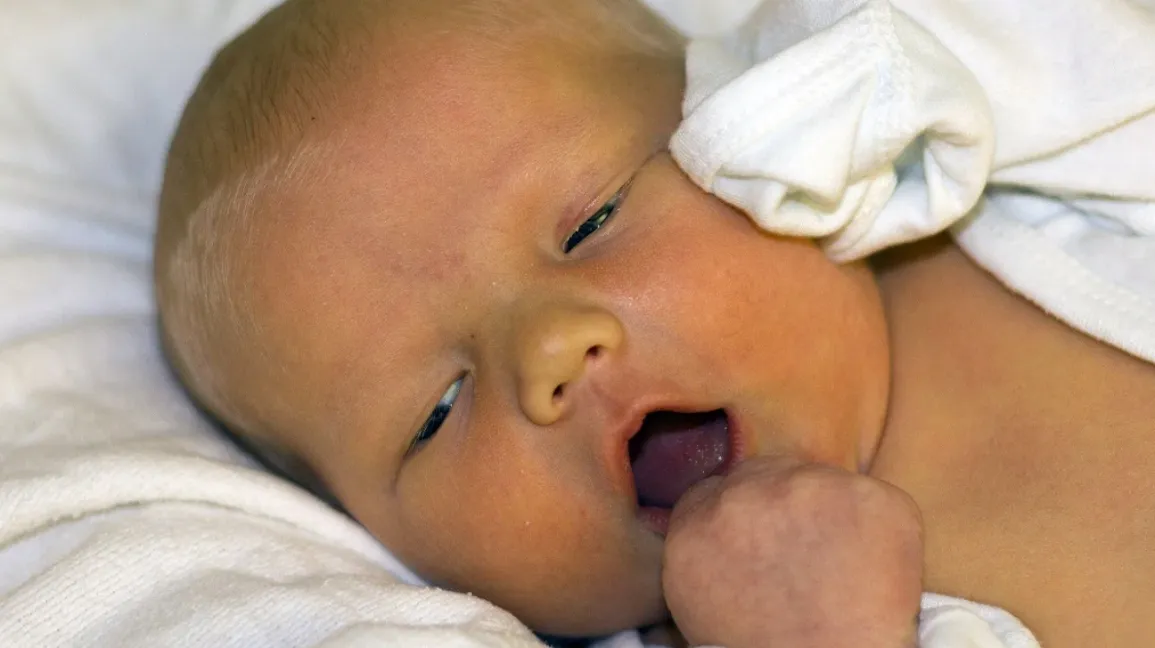
#> input picture gtest.jpg, 1155 x 648 px
$ jupyter execute --allow-errors chat.ipynb
#> lines starting #> are read from the running program, lines starting #| are printed output that depends on the picture
[cell 1]
import cv2
import numpy as np
import os
import pandas as pd
from scipy import stats

# Function to extract mode color values from an image
def extract_color_features(image_path):
    # Load the image
#> called with image_path = 'gtest.jpg'
    image = cv2.imread(image_path)
#> image is the input picture: shape (648, 1155, 3); mean B, G, R 127, 150.9, 182

    if image is None:
        raise ValueError(f"Image not found or unable to load: {image_path}")

    # Split the image into its BGR components
    blue, green, red = cv2.split(image)
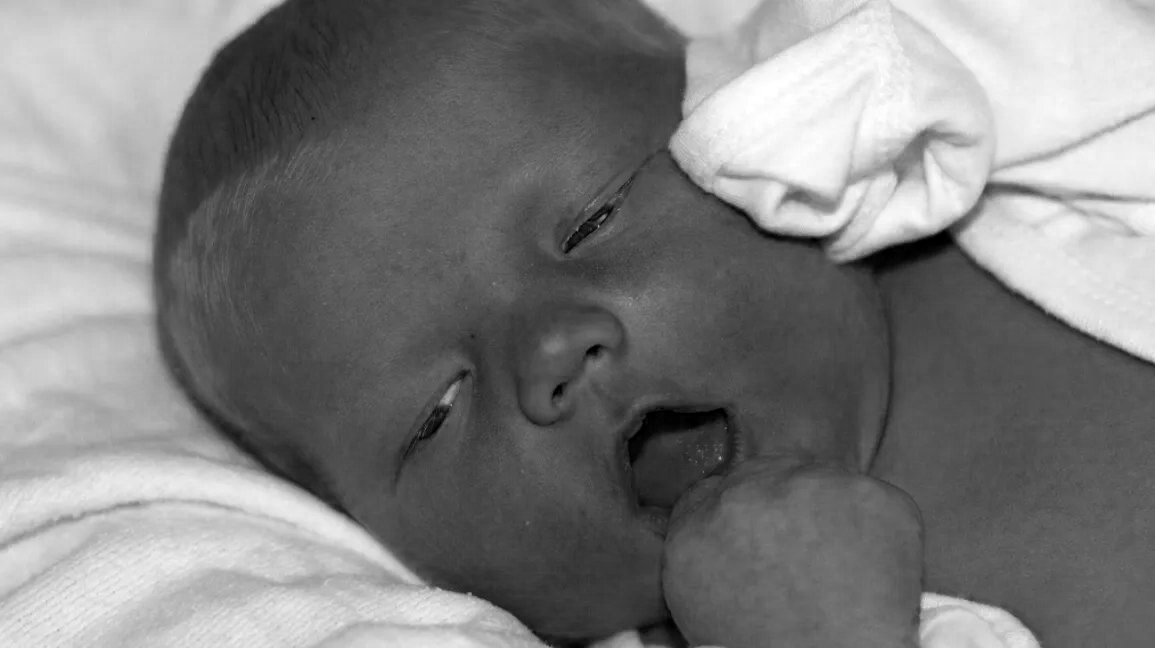
#> blue: shape (648, 1155); min 0, max 255, mean 127
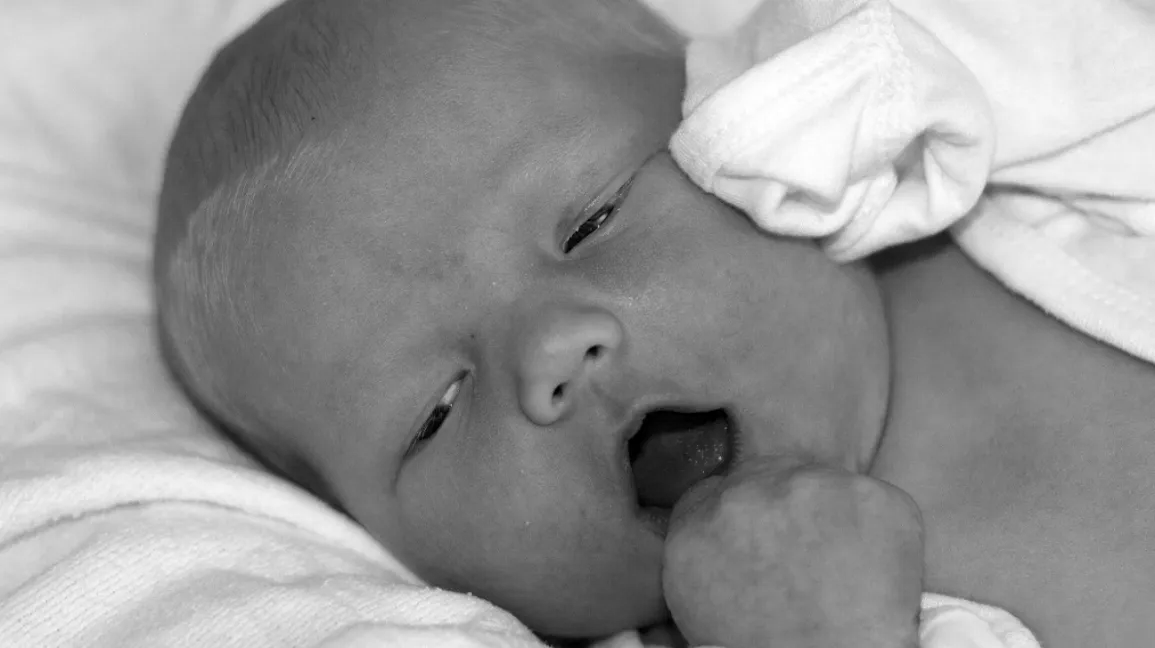
#> green: shape (648, 1155); min 0, max 255, mean 150.9
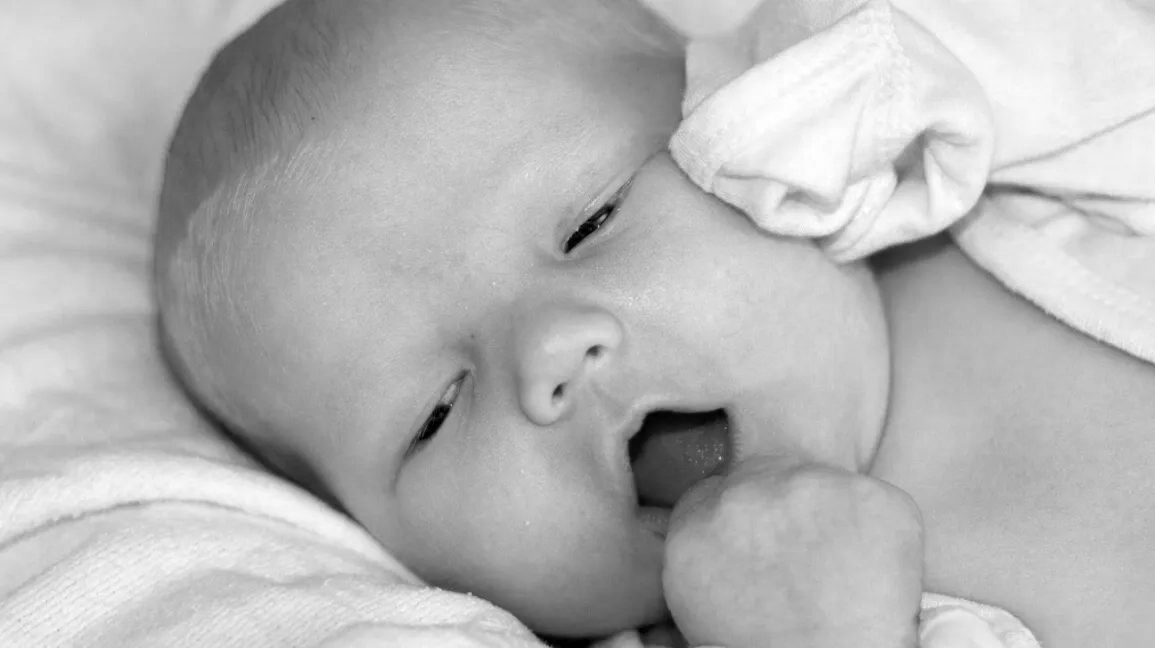
#> red: shape (648, 1155); min 0, max 255, mean 182

    # Calculate the mode values for RGB
    mode_red = stats.mode(red, axis=None)[0][0]
    mode_green = stats.mode(green, axis=None)[0][0]
    mode_blue = stats.mode(blue, axis=None)[0][0]

    # Convert image to YCrCb color space
    ycrcb_image = cv2.cvtColor(image, cv2.COLOR_BGR2YCrCb)
    Y, Cr, Cb = cv2.split(ycrcb_image)

    # Calculate the mode values for Y, Cr, Cb
    mode_Y = stats.mode(Y, axis=None)[0][0]
    mode_Cr = stats.mode(Cr, axis=None)[0][0]
    mode_Cb = stats.mode(Cb, axis=None)[0][0]

    return {
        "red": mode_red,
        "green": mode_green,
        "blue": mode_blue,
        "Y": mode_Y,
        "cblue": mode_Cb,
        "cred": mode_Cr
    }

# Folder containing images
folder_path = 'gtest.jpg'

# List to store data
data = []

# Process each image in the folder
# for image_file in os.listdir(folder_path):
    # if image_file.endswith('.jpg') or image_file.endswith('.png'):
        # image_path = os.path.join(folder_path, image_file)
#> (the rest of this cell did not finish here and is left out)

$ run again, with test2.jpg copied over gtest.jpg
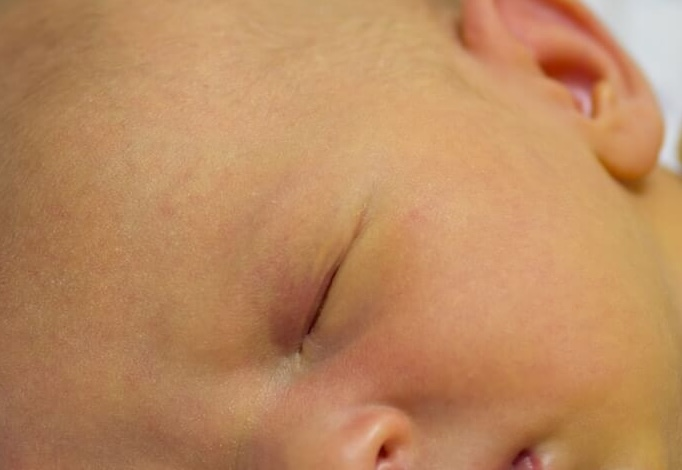
#> input picture test2.jpg, 682 x 470 px
#> in extract_color_features, image is the input picture: shape (470, 682, 3); mean B, G, R 95.6, 137.6, 188
#> in extract_color_features, `blue, green, red = cv2.split(image)`:
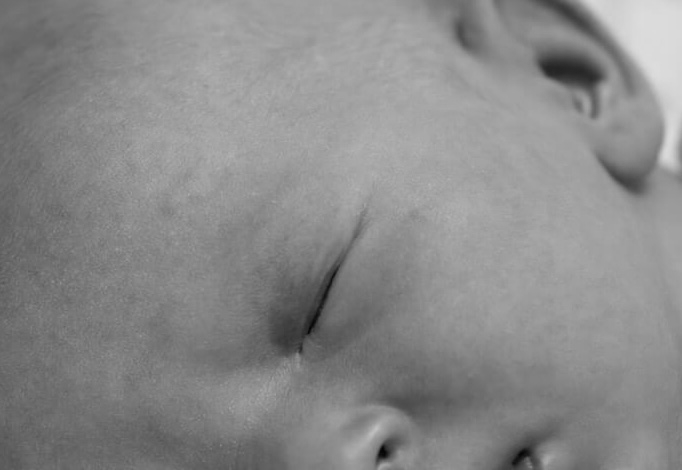
#> green: shape (470, 682); min 4, max 221, mean 137.6
#> in extract_color_features, `blue, green, red = cv2.split(image)`:
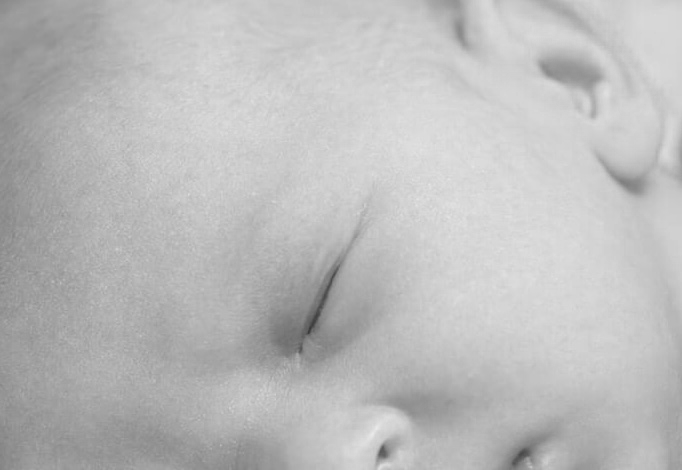
#> red: shape (470, 682); min 57, max 234, mean 188
